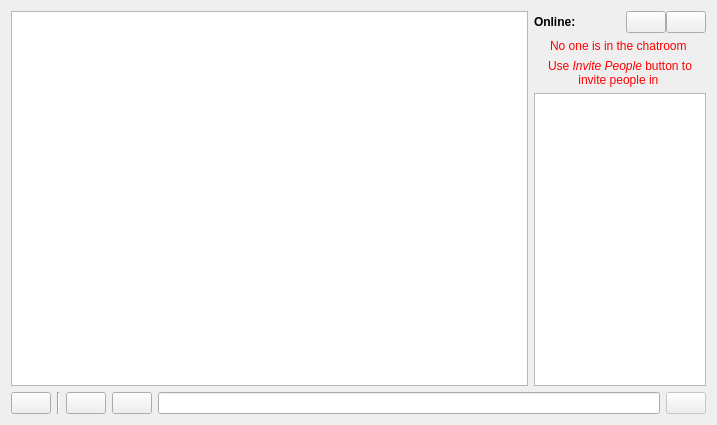
<?xml version="1.0" encoding="UTF-8"?>
<ui version="4.0">
    <class>ChatWindow</class>
    <widget class="QMainWindow" name="ChatWindow">
        <property name="geometry">
            <rect>
                <x>0</x>
                <y>0</y>
                <width>717</width>
                <height>425</height>
            </rect>
        </property>
        <property name="windowTitle">
            <string>Public Chat</string>
        </property>
        <property name="windowIcon">
            <iconset resource="resources.qrc">
                <normaloff>:/resource/offline.png</normaloff>:/resource/offline.png
            </iconset>
        </property>
        <widget class="QWidget" name="centralWidget">
            <layout class="QVBoxLayout" name="verticalLayout">
                <item>
                    <layout class="QHBoxLayout" name="horizontalLayout" stretch="3,1">
                        <item>
                            <widget class="QListView" name="listView">
                                <property name="selectionMode">
                                    <enum>QAbstractItemView::NoSelection</enum>
                                </property>
                            </widget>
                        </item>
                        <item>
                            <layout class="QVBoxLayout" name="verticalLayout_2">
                                <item>
                                    <layout class="QHBoxLayout" name="horizontalLayout_3">
                                        <property name="spacing">
                                            <number>0</number>
                                        </property>
                                        <item>
                                            <widget class="QLabel" name="label">
                                                <property name="font">
                                                    <font>
                                                        <weight>75</weight>
                                                        <bold>true</bold>
                                                    </font>
                                                </property>
                                                <property name="text">
                                                    <string>Online:</string>
                                                </property>
                                            </widget>
                                        </item>
                                        <item>
                                            <spacer name="horizontalSpacer">
                                                <property name="orientation">
                                                    <enum>Qt::Horizontal</enum>
                                                </property>
                                                <property name="sizeHint" stdset="0">
                                                    <size>
                                                        <width>40</width>
                                                        <height>20</height>
                                                    </size>
                                                </property>
                                            </spacer>
                                        </item>
                                        <item>
                                            <widget class="QPushButton" name="setProfile">
                                                <property name="toolTip">
                                                    <string>Set my profile...</string>
                                                </property>
                                                <property name="text">
                                                    <string/>
                                                </property>
                                                <property name="icon">
                                                    <iconset resource="resources.qrc">
                                                        <normaloff>:/resource/profile.png</normaloff>
                                                        :/resource/profile.png
                                                    </iconset>
                                                </property>
                                                <property name="iconSize">
                                                    <size>
                                                        <width>16</width>
                                                        <height>16</height>
                                                    </size>
                                                </property>
                                            </widget>
                                        </item>
                                        <item>
                                            <widget class="QPushButton" name="createRoom">
                                                <property name="toolTip">
                                                    <string>Create a private chat room...</string>
                                                </property>
                                                <property name="text">
                                                    <string/>
                                                </property>
                                                <property name="icon">
                                                    <iconset resource="resources.qrc">
                                                        <normaloff>:/resource/invite.png</normaloff>
                                                        :/resource/invite.png
                                                    </iconset>
                                                </property>
                                            </widget>
                                        </item>
                                    </layout>
                                </item>
                                <item>
                                    <widget class="QLabel" name="noPeople">
                                        <property name="font">
                                            <font>
                                                <weight>50</weight>
                                                <bold>false</bold>
                                            </font>
                                        </property>
                                        <property name="text">
                                            <string>&lt;html&gt;&lt;head/&gt;&lt;body&gt;&lt;p align=&quot;center&quot;&gt;&lt;span
                                                style=&quot; color:#ff0000;&quot;&gt;No one is in the chatroom&lt;/span&gt;&lt;/p&gt;&lt;/body&gt;&lt;/html&gt;
                                            </string>
                                        </property>
                                        <property name="wordWrap">
                                            <bool>true</bool>
                                        </property>
                                    </widget>
                                </item>
                                <item>
                                    <widget class="QLabel" name="noPeople_privateChatroom">
                                        <property name="text">
                                            <string>&lt;html&gt;&lt;head/&gt;&lt;body&gt;&lt;p align=&quot;center&quot;&gt;&lt;span
                                                style=&quot; color:#ff0000;&quot;&gt;Use &lt;/span&gt;&lt;span style=&quot;
                                                font-style:italic; color:#ff0000;&quot;&gt;Invite People&lt;/span&gt;&lt;span
                                                style=&quot; color:#ff0000;&quot;&gt; button to invite people in&lt;/span&gt;&lt;/p&gt;&lt;/body&gt;&lt;/html&gt;
                                            </string>
                                        </property>
                                        <property name="wordWrap">
                                            <bool>true</bool>
                                        </property>
                                    </widget>
                                </item>
                                <item>
                                    <widget class="QListWidget" name="participantsListWidget">
                                        <property name="minimumSize">
                                            <size>
                                                <width>140</width>
                                                <height>0</height>
                                            </size>
                                        </property>
                                        <property name="contextMenuPolicy">
                                            <enum>Qt::CustomContextMenu</enum>
                                        </property>
                                    </widget>
                                </item>
                            </layout>
                        </item>
                    </layout>
                </item>
                <item>
                    <layout class="QHBoxLayout" name="horizontalLayout_2">
                        <item>
                            <widget class="QPushButton" name="exportChat">
                                <property name="toolTip">
                                    <string>Export chat history...</string>
                                </property>
                                <property name="text">
                                    <string/>
                                </property>
                                <property name="icon">
                                    <iconset resource="resources.qrc">
                                        <normaloff>:/resource/export.png</normaloff>:/resource/export.png
                                    </iconset>
                                </property>
                                <property name="iconSize">
                                    <size>
                                        <width>16</width>
                                        <height>16</height>
                                    </size>
                                </property>
                            </widget>
                        </item>
                        <item>
                            <widget class="Line" name="line">
                                <property name="orientation">
                                    <enum>Qt::Vertical</enum>
                                </property>
                            </widget>
                        </item>
                        <item>
                            <widget class="QPushButton" name="imageSend">
                                <property name="toolTip">
                                    <string>Send a image...</string>
                                </property>
                                <property name="text">
                                    <string/>
                                </property>
                                <property name="icon">
                                    <iconset resource="resources.qrc">
                                        <normaloff>:/resource/image.png</normaloff>:/resource/image.png
                                    </iconset>
                                </property>
                            </widget>
                        </item>
                        <item>
                            <widget class="QPushButton" name="fileSend">
                                <property name="toolTip">
                                    <string>Send a file...</string>
                                </property>
                                <property name="text">
                                    <string/>
                                </property>
                                <property name="icon">
                                    <iconset resource="resources.qrc">
                                        <normaloff>:/resource/file.png</normaloff>:/resource/file.png
                                    </iconset>
                                </property>
                            </widget>
                        </item>
                        <item>
                            <widget class="QLineEdit" name="lineEdit">
                                <property name="sizePolicy">
                                    <sizepolicy hsizetype="Expanding" vsizetype="Preferred">
                                        <horstretch>0</horstretch>
                                        <verstretch>0</verstretch>
                                    </sizepolicy>
                                </property>
                            </widget>
                        </item>
                        <item>
                            <widget class="QPushButton" name="textSend">
                                <property name="enabled">
                                    <bool>false</bool>
                                </property>
                                <property name="sizePolicy">
                                    <sizepolicy hsizetype="Minimum" vsizetype="Preferred">
                                        <horstretch>0</horstretch>
                                        <verstretch>0</verstretch>
                                    </sizepolicy>
                                </property>
                                <property name="toolTip">
                                    <string>Send</string>
                                </property>
                                <property name="text">
                                    <string/>
                                </property>
                                <property name="icon">
                                    <iconset resource="resources.qrc">
                                        <normaloff>:/resource/send.png</normaloff>:/resource/send.png
                                    </iconset>
                                </property>
                            </widget>
                        </item>
                    </layout>
                </item>
            </layout>
        </widget>
    </widget>
    <layoutdefault spacing="6" margin="11"/>
    <tabstops>
        <tabstop>lineEdit</tabstop>
        <tabstop>textSend</tabstop>
        <tabstop>listView</tabstop>
    </tabstops>
    <resources>
        <include location="resources.qrc"/>
    </resources>
    <connections/>
</ui>
